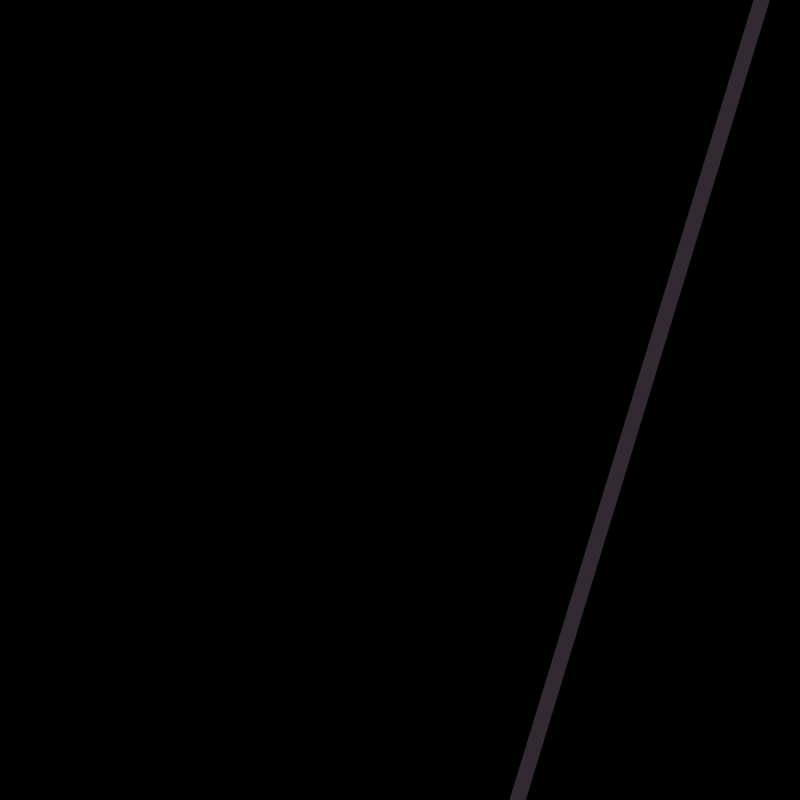
Frame 1 (no input)
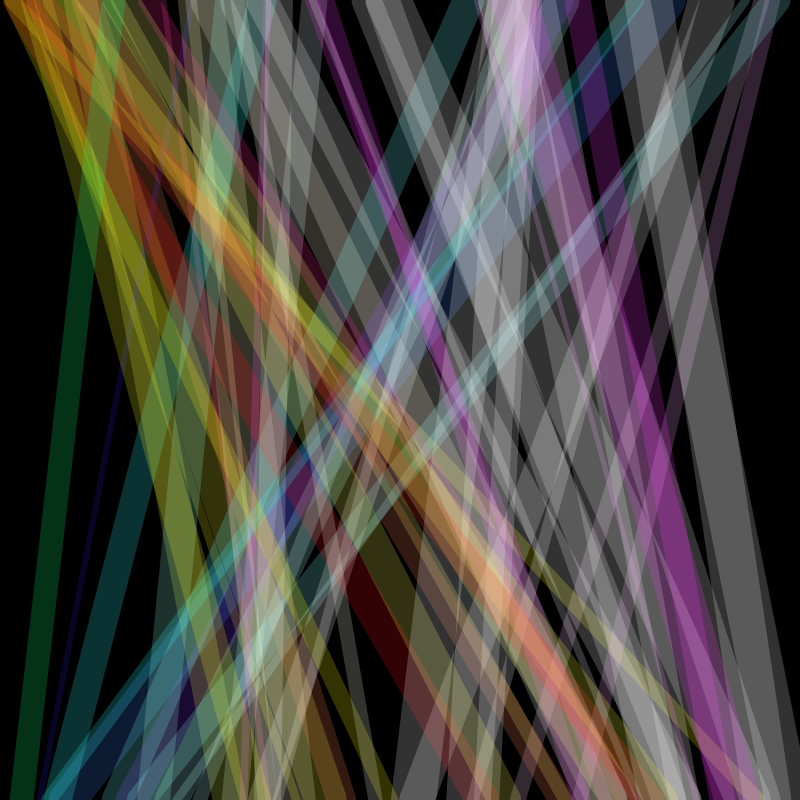
Frame 60 (the mouse pressed at the canvas centre just before this capture)
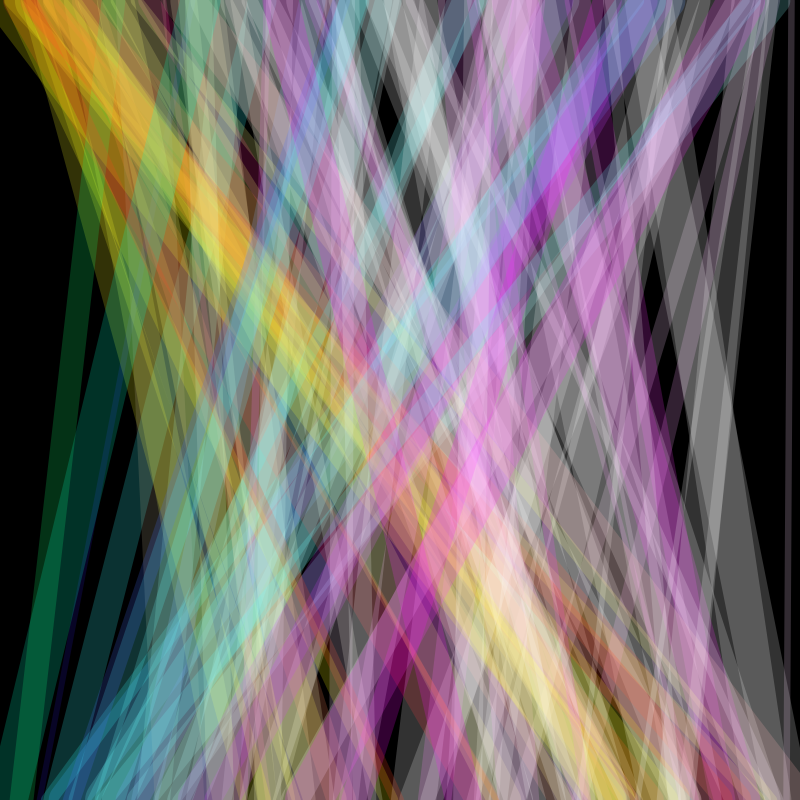
Frame 120 (the mouse held since frame 60 and released just before this capture)

The Processing sketch that drew these frames (run headless with seeded random() and noise(); from frame 60 on, the mouse is pressed at the canvas centre):

// Processing sketch: processing_160152
// ── processing_160152.pde

void setup() {
  size(800, 800);
  background(0);
}

void draw() {
  frameRate(20);
  float r1 = random(width);
  float r2 = random(width);
  float r3 = random(width);
  strokeWeight(random(5, 50));
  stroke(r1, r2, r3, 50);
  line(r1, width, r3, 0);

}
